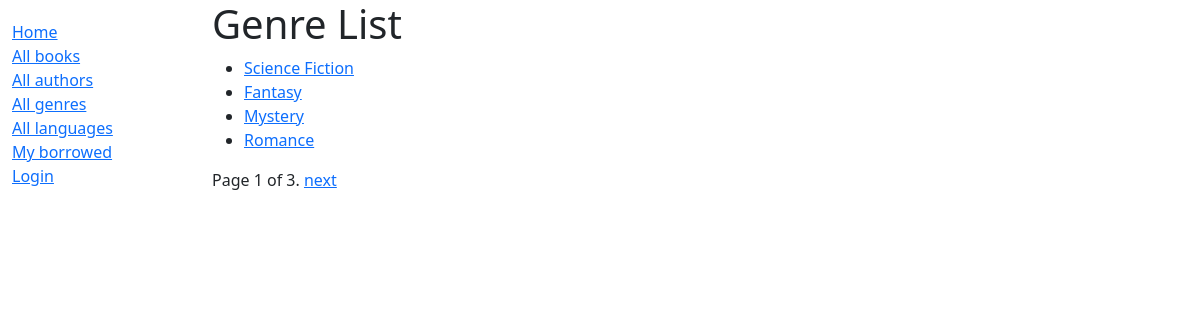
The page /catalog/genres/ on the database its author committed.
### catalog/models.py (models this page shows)
class Genre(models.Model):
    name = models.CharField(
        max_length=200,
        unique=True,
        help_text="Enter a book genre (e.g. Science Fiction, French Poetry etc..)"
    )
    def __str__(self):
        return self.name
    def get_absolute_url(self):
        return reverse('genre-detail', args=[str(self.id)])
    class Meta:
        constraints = [
            UniqueConstraint(
                Lower('name'),
                name='genre_name_case_insentitive_unique',
                violation_error_message = "Genre already exists (case insensitive match)"
            ),
        ]

### catalog/views.py (the view)
# urls.py: path('genres/', views.GenreListView.as_view(), name='genres'),
class GenreListView(generic.ListView):
    model = Genre
    paginate_by = 4

### catalog/templates/catalog/genre_list.html
{% extends "base_generic.html" %}
{% block content %}
    <h1>Genre List</h1>
    {% if genre_list %}
        <ul>
            {% for genre in genre_list %}
                <li>
                    <a href="{{ genre.get_absolute_url }}">
                        {{ genre }}
                    </a>
                </li>
            {% endfor %}
        </ul>
    {% else %}
        <p>There are no genres available.</p>
    {% endif %}
{% endblock %}

### rows shown on the page
Genre: name "Science Fiction"
Genre: name "Fantasy"
Genre: name "Mystery"
Genre: name "Romance"

### other values the page prints
{{ page_obj.number }} "1"
{{ page_obj.paginator.num_pages }} "3"
